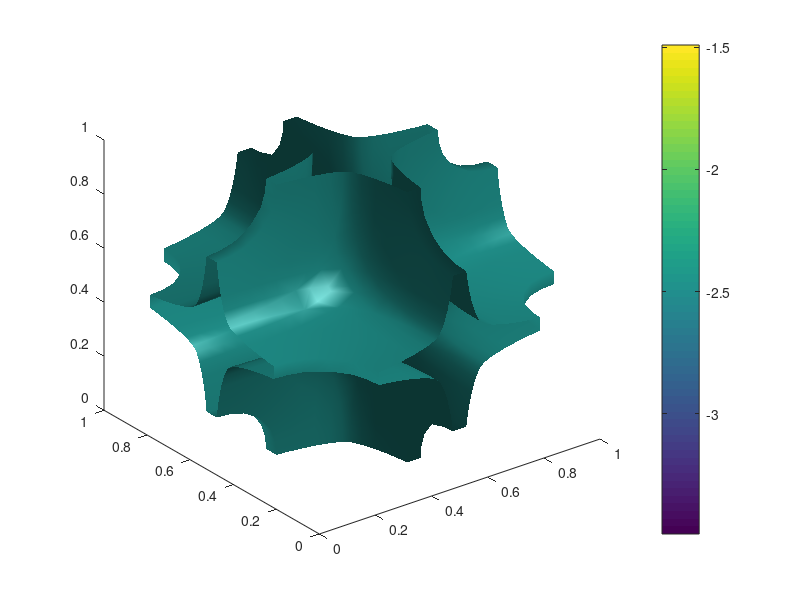

MATLAB code for this plot:
clc; clear all; close all;

N=20;
h=1/(N+1);
x=[0:h:1]';
[X,Y,Z]=meshgrid(x,x,x);

U=cos(pi*X).*cos(pi*Y).*cos(pi*Z);
Ubar=reshape(U,[],1);

A=sparse(diag(-2*ones(N+2,1))+diag(ones(N+1,1),1)+diag(ones(N+1,1),-1));
A(1,2)=2; A(end,end-1)=2;
A=-A./(h^2);
Id=speye(N+2,N+2);


Ax=kron(kron(A,Id), Id);
Ay=kron(kron(Id,A), Id);
Az=kron(kron(Id,Id), A);

Lap=Ax+Ay+Az;

ddUbar=Lap*Ubar;
ddUex=3*pi.^2.*Ubar;

E=reshape(abs(ddUbar-ddUex),size(X));

figure(1)
isosurface(X,Y,Z,log10(E))
colorbar


